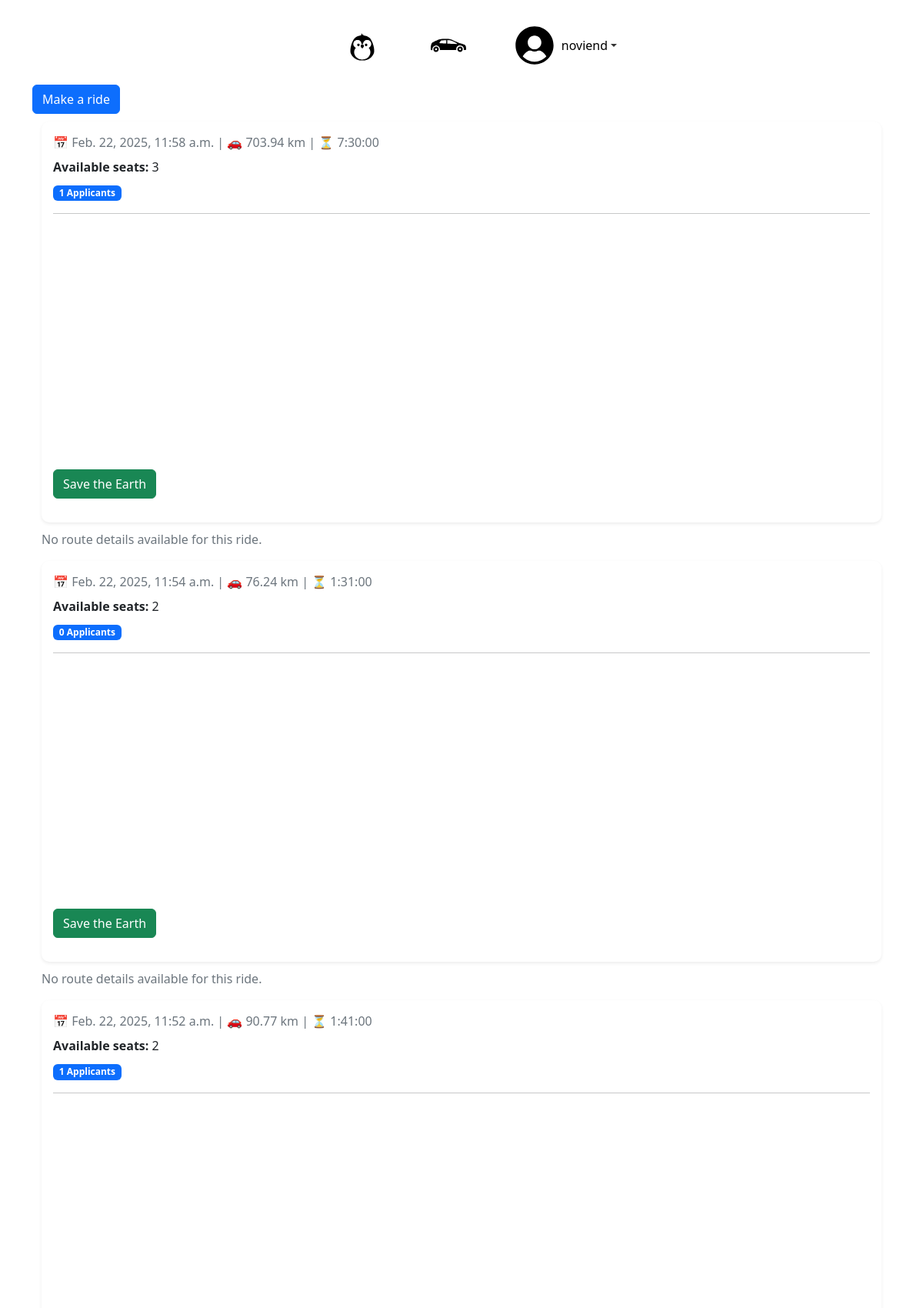
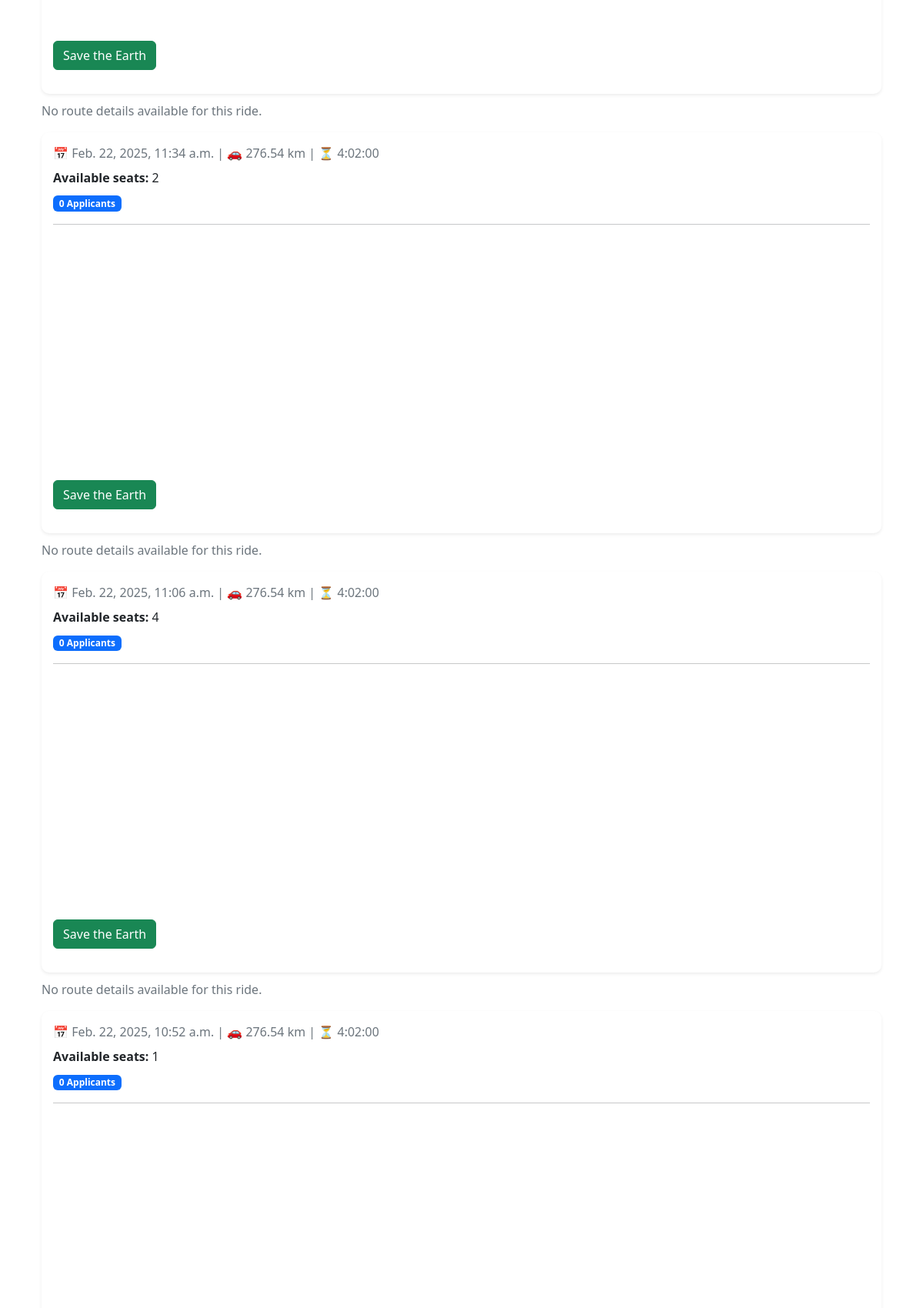
/rides/ (signed in, upper part), run on the app's committed database (2 pictures, top to bottom).
### base/models.py (models this page shows)
class User(AbstractUser):
    level = models.ForeignKey(UserLevel, on_delete=models.SET_NULL, null=True)
    km_passed = models.IntegerField(default=0)
    number_of_rides = models.IntegerField(default=0)
    profile_description = models.TextField(blank=True, null=True)
    phone_number_user = models.TextField(
        null=True,
        blank=True,
        default='387603067074',
        unique=False  # Explicitly set unique=False
    )
    path_to_profile_picture = models.CharField(default = "", max_length=20, null=True)
    class Meta:
        verbose_name = 'User'
        verbose_name_plural = 'Users'

class Ride(models.Model):
    start = models.CharField(max_length=50)
    end = models.CharField (max_length=50)
    distance = models.DecimalField(max_digits=10, decimal_places=2, default=0.00)
    travelers = models.IntegerField(default=1)
    duration = models.DurationField(null=True, blank=True)
    created_on = models.DateTimeField(default=timezone.now)  # Changed from auto_now_add
    start_date = models.DateTimeField(default=timezone.now)
    origin_place_id = models.CharField(max_length=255, null=True)
    origin_latitude = models.FloatField(default=0)
    origin_longitude = models.FloatField(default=0)
    destination_place_id = models.CharField(max_length=255, null=True)
    destination_latitude = models.FloatField(default=0)
    destination_longitude = models.FloatField(default=0)
    distance_km = models.FloatField(default=0)
    duration_text = models.CharField(max_length=100, null=True)
    selected_route_index = models.IntegerField(default=0)
    selected_route_polyline = models.TextField(default='')

### rides/views.py (the view)
# urls.py: path('', RideListView.as_view(), name='rides'),
class RideListView(ListView):
    model = Ride
    template_name = 'rides.html'
    context_object_name = 'rides'
    def get_queryset(self):
        return Ride.objects.annotate(
            applicant_count=Count('applications'),
            pending_count=Count('applications', filter=Q(applications__status='PENDING')),
            approved_count=Count('applications', filter=Q(applications__status='APPROVED'))
        ).order_by('-created_on')
    def get_context_data(self, **kwargs):
        context = super().get_context_data(**kwargs)
        for ride in context['rides']:
            print(f"Ride {ride.id}: {ride.applicant_count} applicants "
                  f"({ride.pending_count} pending, {ride.approved_count} approved)")
        return context

### rides/templates/rides.html (shortened to what this page needs)
{% extends 'base.html' %}
{% block content %}
<a href="{% url 'make_ride' %}" class="btn btn-primary">Make a ride</a>
<div class="container">
    {% for ride in rides %}
    <div class="ride-card shadow-sm">
        <p class="text-muted">📅 {{ ride.start_date }} | 🚗 {{ ride.distance }} km | ⏳ {{ ride.duration }}</p>
        <p><strong>Available seats:</strong> {{ ride.travelers }}</p>
        <span class="badge bg-primary">
             {{ ride.applicant_count }} Applicants
        </span>
        <hr>
        <div class="map-container" id="map-{{ ride.id }}"></div>
        <a href="{% url 'apply_for_ride' ride.id %}" class="btn btn-success my-3">Save the Earth</a>
    </div>
    {% if not ride.route_details %}
    <p class="text-muted">No route details available for this ride.</p>
    {% endif %}
    {% endfor %}
</div>
{% endblock %}

### base/templates/base.html (shortened to what this page needs)
<!DOCTYPE html>
{% load static %}
<html lang="en">
<head>
    <link href="#"
          rel="stylesheet"
>
          <link href="https://cdn.jsdelivr.net/npm/bootstrap@5.3.0/dist/css/bootstrap.min.css" rel="stylesheet">
</head>
<body>
    <div class="container main-container">
        <nav class="navbar navbar-dark navbar-sticky d-flex justify-content-center">
            <a class="nav-link" href="{% url 'user_profile:profile' %}">
                <img src="{% static 'base/svgs/penguin_base.svg' %}" alt="Profile" width="50" height="50">
            </a>
            <a class="nav-link" href="{% url 'rides' %}">
                   <img src="{% static 'base/svgs/car.svg' %}" alt="Rides" width="50" height="50">
            </a>
            {% if user.is_authenticated %}
            <div class="nav-item dropdown">
                <a class="nav-link dropdown-toggle" href="#" id="userDropdown" role="button" data-bs-toggle="dropdown" aria-expanded="false">
                    <img src="{% static 'base/svgs/user.svg' %}" alt="User" width="50" height="50">
                    <span class="link-text">{{ user.username }}</span>
                </a>
            </div>
            {% endif %}
        </nav>
        {% block content %}
        {% endblock content %}
    </div>
</body>
</html>

### base/templates/base.html (style rules this page uses)
body { background-color: #ffffff; min-height: 100vh; padding: 10px; }
.navbar-sticky { position: sticky; top: 0; z-index: 1000; transition: all 0.3s ease-in-out; border-bottom: 2px solid white; }
.navbar { width: 100%; display: flex; flex-wrap: nowrap; justify-content: center; align-items: center; padding: 1rem 0; }
.nav-link { display: inline-flex !important; align-items: center; justify-content: center; color: #333 !important; margin: 0 15px; text-decoration: none; transition: all 0.3s ease-in-out; position: relative; padding: 0.5rem 1rem; }
.nav-link img { display: block; transition: opacity 0.3s ease-in-out; }
.link-text { display: block; position: absolute; opacity: 0; color: black; transition: opacity 0.3s ease-in-out; margin-left: 8px; }
.dropdown-toggle .link-text { position: relative !important; opacity: 1 !important; margin-left: 10px; }

### rides/templates/rides.html (style rules this page uses)
.ride-card { background: white; border-radius: 10px; padding: 15px; margin: 10px 0; box-shadow: 0 4px 12px rgba(0, 0, 0, 0.1); }
.map-container { width: 100%; height: 300px; border-radius: 8px; }
.ride-card p { margin-bottom: 8px; }
.text-muted { color: #6c757d !important; }
.shadow-sm { box-shadow: 0 .125rem .25rem rgba(0,0,0,.075) !important; }

### data on the page
User: username "noviend"
Ride: start_date "Feb. 22, 2025, 11:58 a.m.", distance "703.94", duration "7:30:00", travelers "3", applicant_count "1", shows "No route details available for this ride."
Ride: start_date "Feb. 22, 2025, 11:54 a.m.", distance "76.24", duration "1:31:00", travelers "2", applicant_count "0", shows "No route details available for this ride."
Ride: start_date "Feb. 22, 2025, 11:52 a.m.", distance "90.77", duration "1:41:00", travelers "2", applicant_count "1", shows "No route details available for this ride."
Ride: start_date "Feb. 22, 2025, 11:34 a.m.", distance "276.54", duration "4:02:00", travelers "2", applicant_count "0", shows "No route details available for this ride."
Ride: start_date "Feb. 22, 2025, 11:06 a.m.", distance "276.54", duration "4:02:00", travelers "4", applicant_count "0", shows "No route details available for this ride."
Ride: start_date "Feb. 22, 2025, 10:52 a.m.", distance "276.54", duration "4:02:00", travelers "1", applicant_count "0"
